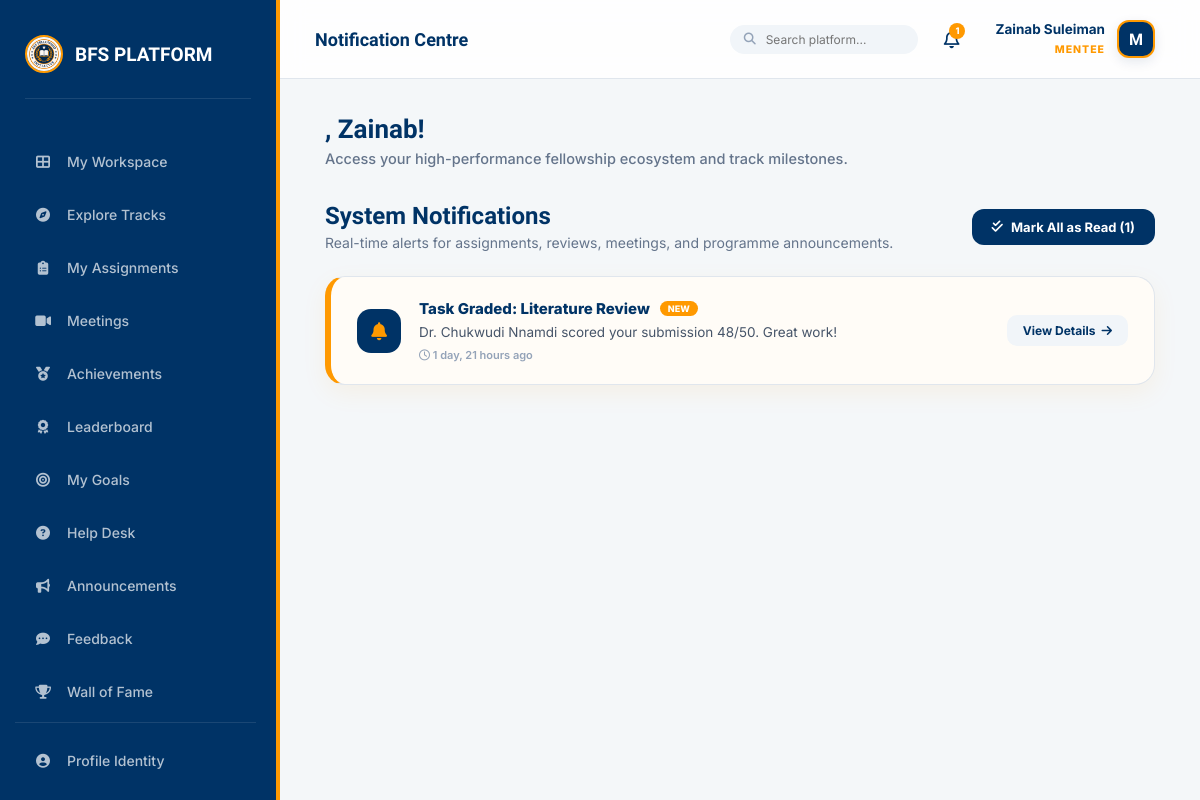
The page /notifications/ (signed in) on the database its author committed.
### accounts/models.py (models this page shows, shortened)
class User(AbstractUser):
    ROLE_CHOICES = [
        ('mentee', 'Mentee'),
        ('mentor', 'Mentor'),
        ('management', 'Management Team'),
        ('coordinator', 'Programme Coordinator'),
    ]
    role = models.CharField(max_length=20, choices=ROLE_CHOICES, default='mentee')
    phone = models.CharField(max_length=20, blank=True)
    bio = models.TextField(blank=True)
    avatar_url = models.URLField(blank=True)   # Link to OneDrive/SharePoint photo
    is_verified = models.BooleanField(default=False)
    linkedin_url = models.URLField(blank=True, verbose_name="LinkedIn Profile")
    github_url = models.URLField(blank=True, verbose_name="GitHub/Portfolio")
    cv_url = models.URLField(blank=True, verbose_name="CV/Resume (OneDrive Link)")
    qualification = models.CharField(max_length=120, blank=True, help_text="e.g. B.Sc, M.Sc, Ph.D, Professional Fellow")
    expertise = models.CharField(max_length=150, blank=True, help_text="e.g. Software Engineering, AI, Cloud, Research")
    academic_status = models.CharField(max_length=100, blank=True, help_text="e.g. Student, Recent Graduate, Professional")
    interests = models.TextField(blank=True, help_text="Areas of interest or specialization")
    career_goal = models.TextField(blank=True, help_text="Mentee primary career and learning goal")

### notifications/models.py (models this page shows, shortened)
class Notification(models.Model):
    user = models.ForeignKey(settings.AUTH_USER_MODEL, on_delete=models.CASCADE, related_name='notifications')
    title = models.CharField(max_length=150, blank=True)
    verb = models.CharField(max_length=80) # 'task_assigned', 'submission_reviewed', 'meeting_scheduled', etc.
    message = models.TextField()
    link = models.CharField(max_length=255, blank=True)
    is_read = models.BooleanField(default=False)
    created_at = models.DateTimeField(auto_now_add=True)
    class Meta:
        ordering = ['-created_at']

### notifications/views.py (the view)
# urls.py: path('', views.notification_list, name='notification_list'),
@login_required
def notification_list(request):
    notifications = Notification.objects.filter(user=request.user)
    return render(request, 'notifications/notification_list.html', {
        'notifications': notifications,
        'unread_count': notifications.filter(is_read=False).count()
    })

### notifications/context_processors.py (called while the page is built)
def notification_context(request):
    if request.user.is_authenticated:
        unread_count = Notification.objects.filter(user=request.user, is_read=False).count()
        latest = Notification.objects.filter(user=request.user).order_by('-created_at')[:5]
        return {
            'unread_notifications_count': unread_count,
            'latest_notifications': latest
        }
    return {
        'unread_notifications_count': 0,
        'latest_notifications': []
    }

### templates/notifications/notification_list.html (shortened to what this page needs)
{% extends 'base.html' %}
{% block header_title %}Notification Centre{% endblock %}
{% block content %}
<div class="notif-container">
    <div style="display: flex; justify-content: space-between; align-items: center; margin-bottom: 25px; flex-wrap: wrap; gap: 15px;">
        <div>
            <h2 style="margin: 0; font-family: 'Lexend'; color: var(--navy);">System Notifications</h2>
            <p style="margin: 4px 0 0; color: #64748b; font-size: 14px;">Real-time alerts for assignments, reviews, meetings, and programme announcements.</p>
        </div>
        {% if unread_count > 0 %}
        <a href="{% url 'notifications:mark_all_read' %}" class="btn-read-all">
            <i class="fas fa-check-double"></i> Mark All as Read ({{ unread_count }})
        </a>
        {% endif %}
    </div>
    {% for n in notifications %}
    <div class="notif-card {% if not n.is_read %}unread{% endif %}">
        <div style="display: flex; align-items: center; gap: 18px;">
            <div class="notif-icon">
                {% if 'task' in n.verb %}
                    <i class="fas fa-tasks"></i>
                {% elif 'meeting' in n.verb %}
                    <i class="fas fa-video"></i>
                {% elif 'achievement' in n.verb %}
                    <i class="fas fa-medal"></i>
                {% elif 'announcement' in n.verb %}
                    <i class="fas fa-bullhorn"></i>
                {% elif 'escalat' in n.verb %}
                    <i class="fas fa-exclamation-triangle" style="color: #dc2626;"></i>
                {% else %}
                    <i class="fas fa-bell"></i>
                {% endif %}
            </div>
            <div>
                <div style="display: flex; align-items: center; gap: 10px; margin-bottom: 4px;">
                    <span style="font-weight: 800; font-size: 15px; color: var(--navy);">{{ n.title }}</span>
                    {% if not n.is_read %}
                        <span style="font-size: 9px; font-weight: 800; background: var(--gold); color: white; padding: 2px 8px; border-radius: 10px; text-transform: uppercase;">New</span>
                    {% endif %}
                </div>
                <p style="margin: 0; color: #475569; font-size: 13.5px; line-height: 1.5;">{{ n.message }}</p>
                <span style="font-size: 11px; color: #94a3b8; font-weight: 600; display: block; margin-top: 6px;">
                    <i class="far fa-clock"></i> {{ n.created_at|timesince }} ago
                </span>
            </div>
        </div>
        <div>
            {% if n.link %}
            <a href="{% url 'notifications:mark_as_read' n.id %}" style="padding: 8px 16px; border-radius: 10px; background: #f1f5f9; color: var(--navy); font-size: 12px; font-weight: 700; text-decoration: none; display: inline-flex; align-items: center; gap: 6px; white-space: nowrap; transition: 0.2s;">
                View Details <i class="fas fa-arrow-right"></i>
            </a>
            {% elif not n.is_read %}
            <a href="{% url 'notifications:mark_as_read' n.id %}" style="padding: 8px 14px; border-radius: 10px; background: #f1f5f9; color: #64748b; font-size: 12px; font-weight: 700; text-decoration: none;" title="Mark as read">
                <i class="fas fa-check"></i>
            </a>
            {% endif %}
        </div>
    </div>
    {% endfor %}
</div>
{% endblock %}

### templates/base.html (shortened to what this page needs)
{% load static %}
<!DOCTYPE html>
<html lang="en">
<head>
    <link rel="stylesheet" href="https://cdnjs.cloudflare.com/ajax/libs/font-awesome/6.4.0/css/all.min.css">
</head>
<body>
    <aside class="sidebar" id="sidebar">
        <div class="brand">
            <img src="{% static 'images/logo.jpg' %}" alt="BFS Logo">
            <span>BFS PLATFORM</span>
        </div>
        <nav class="nav-menu">
            {% if user.role == 'mentee' %}
                <a href="{% url 'dashboard:mentee_dashboard' %}" class="nav-item {% if request.resolver_match.url_name == 'mentee_dashboard' %}active{% endif %}">
                    <i class="fas fa-th-large"></i> My Workspace
                </a>
                <a href="{% url 'groups:group_list' %}" class="nav-item {% if 'groups' in request.path and 'meetings' not in request.path and 'pairings' not in request.path %}active{% endif %}">
                    <i class="fas fa-compass"></i> Explore Tracks
                </a>
                <a href="{% url 'tasks:my_tasks_list' %}" class="nav-item {% if 'tasks' in request.path %}active{% endif %}">
                    <i class="fas fa-clipboard-list"></i> My Assignments
                </a>
                <a href="{% url 'groups:meeting_list' %}" class="nav-item {% if 'meetings' in request.path %}active{% endif %}">
                    <i class="fas fa-video"></i> Meetings
                </a>
                <a href="{% url 'progress:achievements' %}" class="nav-item {% if 'achievements' in request.path %}active{% endif %}">
                    <i class="fas fa-medal"></i> Achievements
                </a>
                <a href="{% url 'progress:leaderboard' %}" class="nav-item {% if 'leaderboard' in request.path %}active{% endif %}">
                    <i class="fas fa-award"></i> Leaderboard
                </a>
                <a href="{% url 'progress:goals' %}" class="nav-item {% if 'goals' in request.path %}active{% endif %}">
                    <i class="fas fa-bullseye"></i> My Goals
                </a>
                <a href="{% url 'helpdesk:home' %}" class="nav-item {% if 'helpdesk' in request.path %}active{% endif %}">
                    <i class="fas fa-question-circle"></i> Help Desk
                </a>
                <a href="{% url 'announcements:list' %}" class="nav-item {% if 'announcements' in request.path %}active{% endif %}">
                    <i class="fas fa-bullhorn"></i> Announcements
                </a>
                <a href="{% url 'progress:feedback' %}" class="nav-item {% if 'feedback' in request.path %}active{% endif %}">
                    <i class="fas fa-comment-dots"></i> Feedback
                </a>
                <a href="{% url 'core:wall_of_fame' %}" class="nav-item {% if 'wall-of-fame' in request.path %}active{% endif %}">
                    <i class="fas fa-trophy"></i> Wall of Fame
                </a>
            {% endif %}
            <div style="margin-top: auto; border-top: 1px solid rgba(255,255,255,0.1); padding-top: 15px;">
                <a href="{% url 'accounts:profile' %}" class="nav-item {% if 'profile' in request.path %}active{% endif %}">
                    <i class="fas fa-user-circle"></i> Profile Identity
                </a>
            </div>
        </nav>
    </aside>
    <main class="main">
        <header class="topbar">
            <div style="display: flex; align-items: center; gap: 15px;">
                <h2 style="margin:0; font-family:'Lexend'; font-size: 18px; color: var(--navy);">{% block header_title %}{% endblock %}</h2>
            </div>
            <div style="display: flex; align-items: center; gap: 20px;">
                <form method="get" action="{% url 'core:search' %}" style="display: flex; align-items: center; background: #f1f5f9; border-radius: 20px; padding: 6px 14px;">
                    <i class="fas fa-search" style="color: #94a3b8; font-size: 12px; margin-right: 8px;"></i>
                    <input type="text" name="q" placeholder="Search platform..." style="border: none; background: transparent; outline: none; font-size: 12px; width: 140px; font-family: inherit;">
                </form>
                <a href="{% url 'notifications:notification_list' %}" style="position: relative; color: var(--navy); text-decoration: none; font-size: 18px; padding: 6px;">
                    <i class="far fa-bell"></i>
                    {% if unread_notifications_count > 0 %}
                    <span style="position: absolute; top: 0; right: 0; background: var(--gold); color: white; border-radius: 50%; font-size: 9px; font-weight: 800; width: 16px; height: 16px; display: flex; align-items: center; justify-content: center;">
                        {{ unread_notifications_count }}
                    </span>
                    {% endif %}
                </a>
                <div class="identity-card" data-role="{{ user.get_role_display }}">
                    <div style="display: flex; align-items: center; gap: 12px;">
                        <div style="text-align: right; line-height: 1.2;">
                            <span style="display: block; font-weight: 700; font-size: 13.5px; color: var(--navy);">{{ user.get_full_name|default:user.username }}</span>
                            <span style="font-size: 10.5px; color: var(--gold); font-weight: 800; text-transform: uppercase; letter-spacing: 1px;">{{ user.role }}</span>
                        </div>
                        <div style="width: 38px; height: 38px; border-radius: 12px; background: var(--navy); color: white; display: flex; align-items: center; justify-content: center; font-weight: 800; font-family: 'Lexend'; border: 2px solid var(--gold); box-shadow: 0 4px 12px rgba(0, 51, 102, 0.1);">
                            {{ user.username|first|upper }}
                        </div>
                    </div>
                </div>
            </div>
        </header>
        <div class="content-body">
            <div class="welcome-banner">
                <h1>{{ greeting }}, {{ user.first_name|default:user.username }}!</h1>
                <p>Access your high-performance fellowship ecosystem and track milestones.</p>
            </div>
            {% block content %}{% endblock %}
        </div>
    </main>
</body>
</html>

### templates/base.html (style rules this page uses)
:root { --navy: #003366; --navy-light: #004d99; --navy-dark: #001a33; --gold: #FF9900; --gold-soft: rgba(255, 153, 0, 0.12); --bg: #F4F7F9; --surface: #FFFFFF; --line: #E0E6ED; --text: #1A2B3C; --danger: #e74c3c; --success: #2ecc71; --radius: 16px; --transition: all 0.4s cubic-bezier(0.165, 0.84, 0.44, 1); }
* { box-sizing: border-box; -webkit-tap-highlight-color: transparent; }
body { margin: 0; background: var(--bg); color: var(--text); font-family: 'Inter', sans-serif; display: flex; height: 100vh; width: 100vw; overflow: hidden; }
.sidebar { width: 280px; background: var(--navy); color: white; display: flex; flex-direction: column; padding: 25px 15px; z-index: 1100; transition: var(--transition); border-right: 4px solid var(--gold); flex-shrink: 0; }
.brand { display: flex; align-items: center; gap: 12px; font-family: 'Lexend'; font-weight: 700; font-size: 19px; margin: 10px 10px 40px; border-bottom: 1px solid rgba(255,255,255,0.1); padding-bottom: 25px; }
.brand img { width: 38px; height: 38px; border-radius: 50%; border: 2px solid var(--gold); }
.nav-menu { flex: 1; display: flex; flex-direction: column; gap: 8px; overflow-y: auto; padding-right: 5px; }
.nav-item { display: flex; align-items: center; gap: 14px; padding: 14px 18px; border-radius: 14px; color: rgba(255,255,255,0.7); font-size: 14px; font-weight: 500; text-decoration: none; transition: 0.3s; cursor: pointer; border: none; background: transparent; width: 100%; text-align: left; }
.nav-item i { width: 20px; text-align: center; }
.main { flex: 1; display: flex; flex-direction: column; min-width: 0; position: relative; }
.topbar { background: rgba(255, 255, 255, 0.85); backdrop-filter: blur(12px); -webkit-backdrop-filter: blur(12px); padding: 15px 35px; border-bottom: 1px solid var(--line); display: flex; justify-content: space-between; align-items: center; z-index: 1000; }
.content-body { padding: 35px 45px; overflow-y: auto; flex: 1; scroll-behavior: smooth; }
.welcome-banner { margin-bottom: 35px; animation: fadeInUp 0.8s cubic-bezier(0.165, 0.84, 0.44, 1); }
.welcome-banner h1 { margin: 0; font-family: 'Lexend'; color: var(--navy) !important; font-size: 26px; font-weight: 700; }
.welcome-banner p { margin: 6px 0 0; color: #64748b; font-size: 14.5px; font-weight: 500; }
.identity-card { position: relative; cursor: pointer; transition: 0.3s; padding: 5px 10px; border-radius: 12px; }

### templates/notifications/notification_list.html (style rules this page uses)
.notif-container { max-width: 850px; margin: 0 auto; animation: fadeInUp 0.6s ease; }
.notif-card { background: white; border-radius: 20px; padding: 22px 26px; border: 1px solid var(--line); margin-bottom: 14px; display: flex; justify-content: space-between; align-items: center; gap: 20px; transition: 0.3s; border-left: 6px solid #cbd5e1; }
.notif-card.unread { border-left-color: var(--gold); background: #fffcf7; box-shadow: 0 8px 25px rgba(255, 153, 0, 0.08); }
.notif-icon { width: 44px; height: 44px; border-radius: 14px; background: #f1f5f9; color: var(--navy); display: flex; align-items: center; justify-content: center; font-size: 18px; flex-shrink: 0; }
.notif-card.unread .notif-icon { background: var(--navy); color: var(--gold); }
.btn-read-all { padding: 10px 20px; border-radius: 12px; background: var(--navy); color: white; font-size: 13px; font-weight: 700; text-decoration: none; display: inline-flex; align-items: center; gap: 8px; transition: 0.3s; }

### rows shown on the page
User: get_full_name "Zainab Suleiman", role "MENTEE", username|first "M", first_name "Zainab"
Notification: title "Task Graded: Literature Review", is_read "NEW", message "Dr. Chukwudi Nnamdi scored your submission 48/50. Great work!", created_at "1 day, 21 hours", link "View Details"

### other values the page prints
{{ unread_notifications_count }} "1"
{{ unread_count }} "1"
